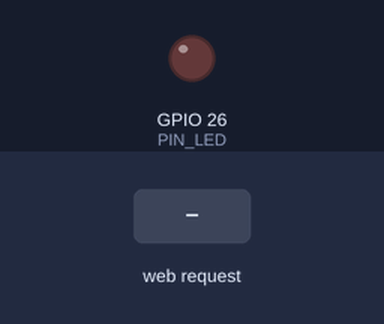
A program run on a simulated ESP32. On the bench: output pins drawn as LEDs (lit = HIGH). The test bench sets the inputs (shaded band). WiFi joins after 1.5 s; servers stay silent unless stated; what the program prints to the serial monitor is not drawn.

Above: at 2.7 s.
2.8 s: HTTP request GET /api/LedON received
At 3.2 s:
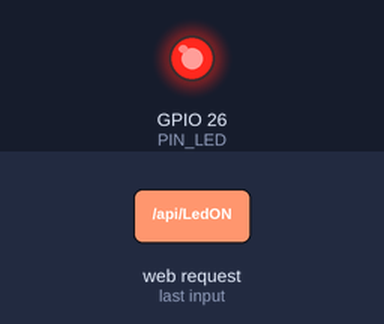
4.3 s: HTTP request GET /api/LedOFF received
At 5.6 s:
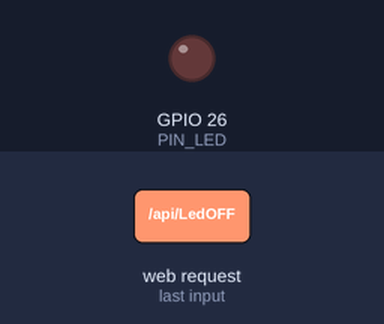
Timing chart, 0 to 7.3 s (numbered marks = the images above; inputs shaded):
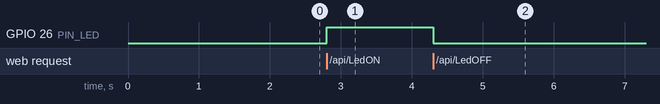

Measured:
- after the input at 2.8 s, GPIO 26 (PIN_LED): LOW → HIGH at once
- after the input at 4.3 s, GPIO 26 (PIN_LED): HIGH → LOW at once

The program:

main.cpp
```cpp
#include <Arduino.h>
#include <WiFi.h>

void enviarRespuesta(WiFiClient client, String state);

const char *SSID = "Wokwi-GUEST";
const char *PASS = "";
const short PIN_LED = 26;
WiFiServer server(80);

void setup()
{
  Serial.begin(115200);
  pinMode(PIN_LED, OUTPUT);

  WiFi.begin(SSID, PASS);
  while (WiFi.status() != WL_CONNECTED)
  {
    delay(500);
    Serial.print(".");
  }

  Serial.println("\nWIFI Conectado!");
  Serial.print("IP: ");
  Serial.println(WiFi.localIP());
  server.begin();
}

void loop()
{
  WiFiClient client = server.available();

  if (client) // Conexión HTTP entrante
  {
    Serial.println("Cliente HTTP conectado...");
    String header = "";
    String currentLine = "";

    while (client.connected())
    {
      if (client.available()) //IDEM que en la conexión serial
      {
        char c = client.read();
        header += c;

        if (c == '\n')
        {
          if (currentLine.length() == 0)
          {
            // Respuesta según la URL
            if (header.indexOf("GET /api/LedON") >= 0)
            {
              digitalWrite(PIN_LED, HIGH);
              enviarRespuesta(client, "1");
            }
            else if (header.indexOf("GET /api/LedOFF") >= 0)
            {
              digitalWrite(PIN_LED, LOW);
              enviarRespuesta(client, "0");
            }
            else
            {
              client.println("HTTP/1.1 200 OK");
              client.println("Content-Type: text/html; charset=utf-8");
              client.println("Connection: close");
              client.println();
              //enviar página HTML:
              client.println(R"(<!DOCTYPE html>
              <html lang="es">
              <head>
                <meta charset="UTF-8">
                <meta name="viewport" content="width=device-width, initial-scale=1.0">
                <title>ESP32 Servidor Web</title>
              </head>
              <body>
                <h1>Control de LED ESP32</h1>
                <h3> Servidor WEB corriendo en ESP32 simulado. </h3>
                <p>Comandos:</p>
                <p>/api/LedON: Enciende el LED</p>
                <p>/api/LedOFF: Apaga el LED</p>
              </body>
              </html>)");
            }
            break;
          }
          else
          {
            currentLine = "";
          }
        }
        else if (c != '\r')
        {
          currentLine += c;
        }
      }
    }
    client.stop();
  }
}

void enviarRespuesta(WiFiClient client, String state){
  client.println("HTTP/1.1 200 OK");
  client.println("Content-Type: application/json");
  client.println("Connection: close");
  client.println();
  client.print("{\"status\":\"success\",\"state\":" + state + "}");
}
```
